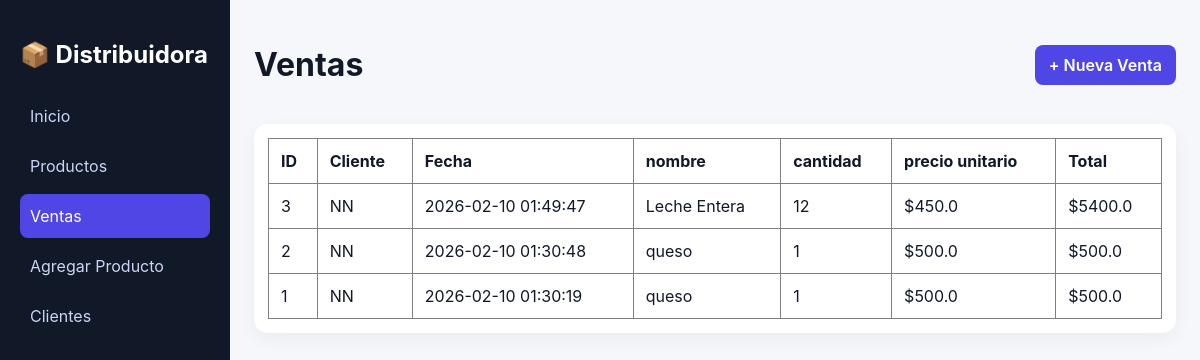
Page /ventas on the earlier database version.
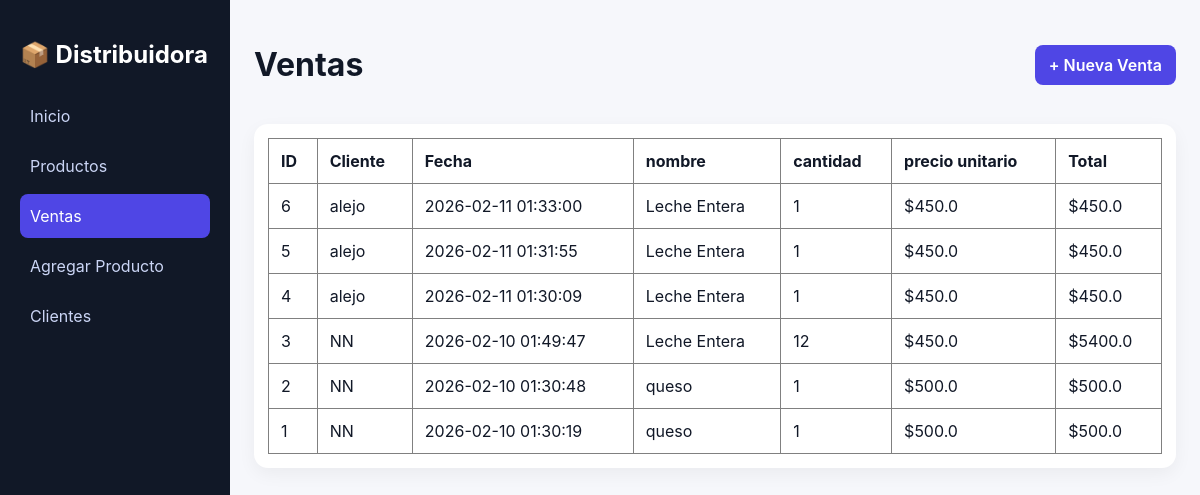
Same page on the later database version.
### tables this page shows
CREATE TABLE venta_productos (
            id INTEGER PRIMARY KEY AUTOINCREMENT,
            venta_id INTEGER,
            producto_id INTEGER,
            cantidad INTEGER, precio_unitario REAL,
            FOREIGN KEY (venta_id) REFERENCES ventas(id),
            FOREIGN KEY (producto_id) REFERENCES productos(id)
       );

CREATE TABLE ventas (
        id INTEGER PRIMARY KEY AUTOINCREMENT,
        fecha DATETIME DEFAULT CURRENT_TIMESTAMP,
        total REAL
        , cliente_id INTEGER);

CREATE TABLE productos (
            id INTEGER PRIMARY KEY AUTOINCREMENT,
            nombre TEXT NOT NULL,
            codigo TEXT NOT NULL,
            precio REAL NOT NULL,
            stock INTEGER NOT NULL DEFAULT 0,
            categoria TEXT NOT NULL
        );

CREATE TABLE clientes (
            id INTEGER PRIMARY KEY AUTOINCREMENT,
            nombre TEXT NOT NULL,
            email TEXT NOT NULL,
            telefono TEXT NOT NULL, 
            direccion TEXT NOT NULL
        );

### routes/ventas.py (the view)
@ventas_bp.route("/ventas")
def ventas():
    conn = conectar()
    ventas = conn.execute("""
        SELECT
            v.id AS venta_id,
            v.fecha,
            c.nombre AS cliente_nombre,
            p.codigo AS codigo,
            p.nombre AS nombre,
            vp.cantidad AS cantidad,
            vp.precio_unitario AS precio_unitario,
            (vp.cantidad * vp.precio_unitario) AS subtotal,
            v.total AS total
        FROM ventas v
        LEFT JOIN clientes c ON v.cliente_id = c.id
        INNER JOIN venta_productos vp ON v.id = vp.venta_id
        INNER JOIN productos p ON vp.producto_id = p.id
        ORDER BY v.fecha DESC
    """).fetchall()
    conn.close()
    return render_template("ventas.html", ventas=ventas, page="ventas")

### db.py (called while the page is built)
def conectar():
    conn = sqlite3.connect(DB_NAME)
    conn.row_factory = sqlite3.Row
    return conn

### templates/ventas.html (shortened to what this page needs)
<!DOCTYPE html>
<html lang="en">
<head>
    <link rel="stylesheet" href="/static/style.css">
</head>
<body>
    <div class="app">
     <aside class="sidebar">
    <h2 class="logo">📦 Distribuidora</h2>
     <nav>
    <a href="/" class="{% if page == 'inicio' %}active{% endif %}">Inicio</a>
    <a href="/productos" class="{% if page == 'productos' %}active{% endif %}">
      Productos
    </a>
    <a href="/ventas" class="{% if page == 'ventas' %}active{% endif %}">
      Ventas
    </a>
    <a href="/agregar_productos" class="{% if page == 'agregar_productos' %}active{% endif %}">
      Agregar Producto
    </a>
    <a href="/clientes" class="{% if page == 'clientes' %}active{% endif %}">
        Clientes
    </a>
</nav>
</aside>
<main class="content">
    <header class="topbar">
        <h1>Ventas</h1>
        <a href="/agregar_venta" class="btn-primary">+ Nueva Venta</a>
    </header>
    <div class="table-card">
        <table border="1" >
            <tr>
                <th>ID</th>
                <th>Cliente</th>
                <th>Fecha</th>
                <th>nombre</th>
                <th>cantidad</th>
                <th>precio unitario</th>
                <th>Total</th>
            </tr>
            {% for v in ventas %}
            <tr>
                <td>{{ v.venta_id }}</td>
                <td>{{ v.cliente_nombre or "NN" }}</td>
                <td>{{ v.fecha }}</td>
                <td>{{ v.nombre }}</td>
                <td>{{ v.cantidad }}</td>
                <td>${{ v.precio_unitario }}</td>
                <td>${{ v.total }}</td>
            </tr>
            {% endfor %}
        </table>
    </div>
</main>
</div>
</body>
</html>

### static/style.css (style rules this page uses)
* { box-sizing: border-box; font-family: Inter, system-ui, sans-serif; }
body { margin: 0; background: #f6f7fb; color: #111827; }
.app { display: flex; height: 100vh; }
.sidebar { width: 230px; background: #111827; color: white; padding: 20px; }
.logo { margin-bottom: 25px; }
.sidebar nav a { display: block; color: #cbd5f5; text-decoration: none; padding: 12px 10px; border-radius: 8px; margin-bottom: 6px; transition: 0.2s; }
.sidebar nav a:hover, .sidebar nav a.active { background: #4f46e5; color: white; }
.content { flex: 1; padding: 24px; overflow-y: auto; }
.topbar { display: flex; justify-content: space-between; align-items: center; margin-bottom: 18px; }
.btn-primary { background: #4f46e5; color: white; padding: 10px 14px; border-radius: 8px; text-decoration: none; font-weight: 600; }
.table-card { background: white; border-radius: 14px; padding: 14px; box-shadow: 0 6px 18px rgba(0,0,0,0.05); }
table { width: 100%; border-collapse: collapse; }
th, td { padding: 12px; text-align: left; }

Differences in the rows shown:
added venta_productos: venta_id "6", nombre "alejo", fecha "2026-02-11 01:33:00", nombre "Leche Entera", cantidad "1", precio_unitario "450.0", total "450.0"
added venta_productos: venta_id "5", nombre "alejo", fecha "2026-02-11 01:31:55", nombre "Leche Entera", cantidad "1", precio_unitario "450.0", total "450.0"
added venta_productos: venta_id "4", nombre "alejo", fecha "2026-02-11 01:30:09", nombre "Leche Entera", cantidad "1", precio_unitario "450.0", total "450.0"
